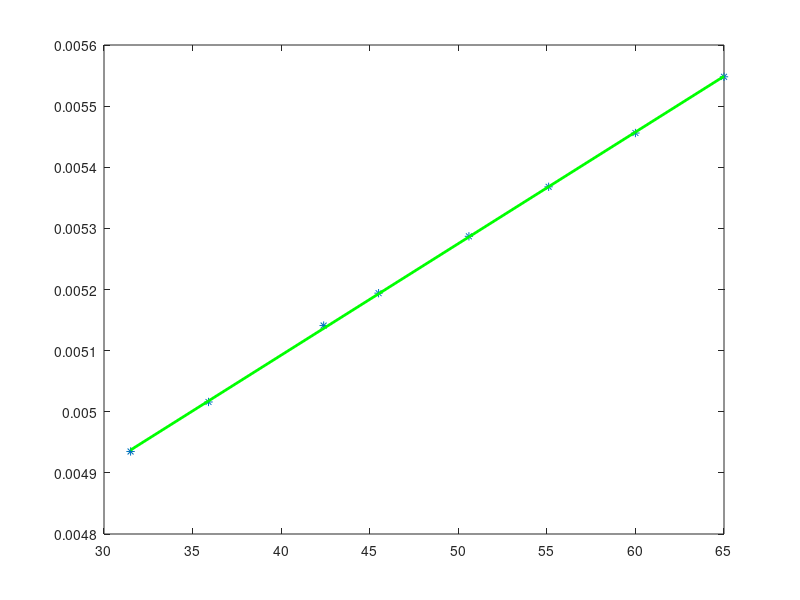

This chart was generated by the following MATLAB code:
x=[31.5,35.9,42.4,45.5,50.6,55.1,60.0,65.0];
y=[0.1 * (0.04+0.00935),  0.1 * (0.04 + 0.01016),  0.1 * (0.05 + 0.00141),  0.1 * (0.05 + 0.00194),    0.1 * (0.05 + 0.00287)...
0.1 * (0.05 + 0.00368),  0.1 * (0.05 + 0.00456),  0.1 * (0.05 + 0.00548)];
a1=polyfit(x,y,1);%1阶多项式最小二乘拟合
y1=polyval(a1,x);
plot(x,y,'*',x,y1,'g-','linewidth',2);